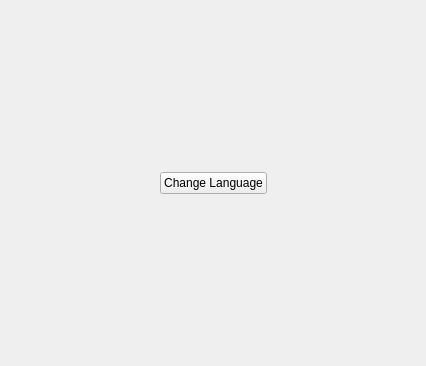
<?xml version="1.0" encoding="UTF-8"?>
<ui version="4.0">
 <class>MainWindowClass</class>
 <widget class="QWidget" name="MainWindowClass">
  <property name="geometry">
   <rect>
    <x>0</x>
    <y>0</y>
    <width>426</width>
    <height>366</height>
   </rect>
  </property>
  <property name="windowTitle">
   <string>MainWindow</string>
  </property>
  <layout class="QGridLayout" name="gridLayout">
   <item row="0" column="2">
    <spacer name="verticalSpacer">
     <property name="orientation">
      <enum>Qt::Vertical</enum>
     </property>
     <property name="sizeHint" stdset="0">
      <size>
       <width>20</width>
       <height>90</height>
      </size>
     </property>
    </spacer>
   </item>
   <item row="1" column="0">
    <spacer name="horizontalSpacer">
     <property name="orientation">
      <enum>Qt::Horizontal</enum>
     </property>
     <property name="sizeHint" stdset="0">
      <size>
       <width>79</width>
       <height>20</height>
      </size>
     </property>
    </spacer>
   </item>
   <item row="1" column="1" colspan="2">
    <widget class="QPushButton" name="pushButton">
     <property name="text">
      <string>Change Language</string>
     </property>
    </widget>
   </item>
   <item row="1" column="3">
    <spacer name="horizontalSpacer_2">
     <property name="orientation">
      <enum>Qt::Horizontal</enum>
     </property>
     <property name="sizeHint" stdset="0">
      <size>
       <width>78</width>
       <height>20</height>
      </size>
     </property>
    </spacer>
   </item>
   <item row="2" column="1">
    <spacer name="verticalSpacer_2">
     <property name="orientation">
      <enum>Qt::Vertical</enum>
     </property>
     <property name="sizeHint" stdset="0">
      <size>
       <width>20</width>
       <height>89</height>
      </size>
     </property>
    </spacer>
   </item>
  </layout>
 </widget>
 <layoutdefault spacing="6" margin="11"/>
 <resources>
  <include location="app.qrc"/>
 </resources>
 <connections/>
</ui>
